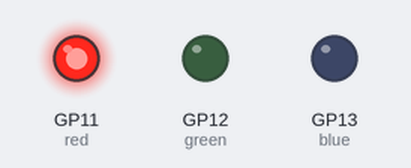
Recording of a program running on a simulated Raspberry Pi Pico running CircuitPython. Shown: output pins drawn as LEDs (lit = HIGH).

Above: at 1.5 s.
At 4.5 s:
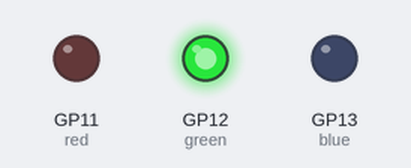
At 7.5 s:
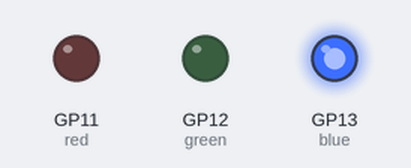
Timing chart, 0 to 11.7 s (numbered marks = the images above):
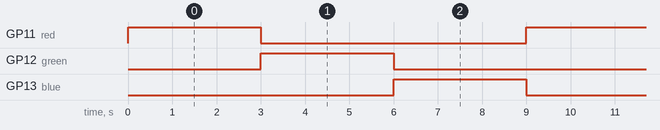

Measured:
- by itself, GP11 (red), GP12 (green), GP13 (blue): alternates HIGH for 3.0 s and LOW for 6.0 s
- by itself, everything shown: repeats every 9.0 s, in 3 steps

The program:

colors.py
```python
from time import sleep
import board
from digitalio import DigitalInOut, Direction, Pull

red = DigitalInOut(board.GP11)
red.direction = Direction.OUTPUT
green = DigitalInOut(board.GP12)
green.direction = Direction.OUTPUT
blue = DigitalInOut(board.GP13)
blue.direction = Direction.OUTPUT

leds = [red, green, blue]
for led in leds:
    led.value = False

index = 0

# cycle chaque couleur primaire pendant 3 secondes
while True:
    for led in leds:
        led.value = False
    leds[index].value = True

    sleep(3)

    index = (index + 1) % 3
```
